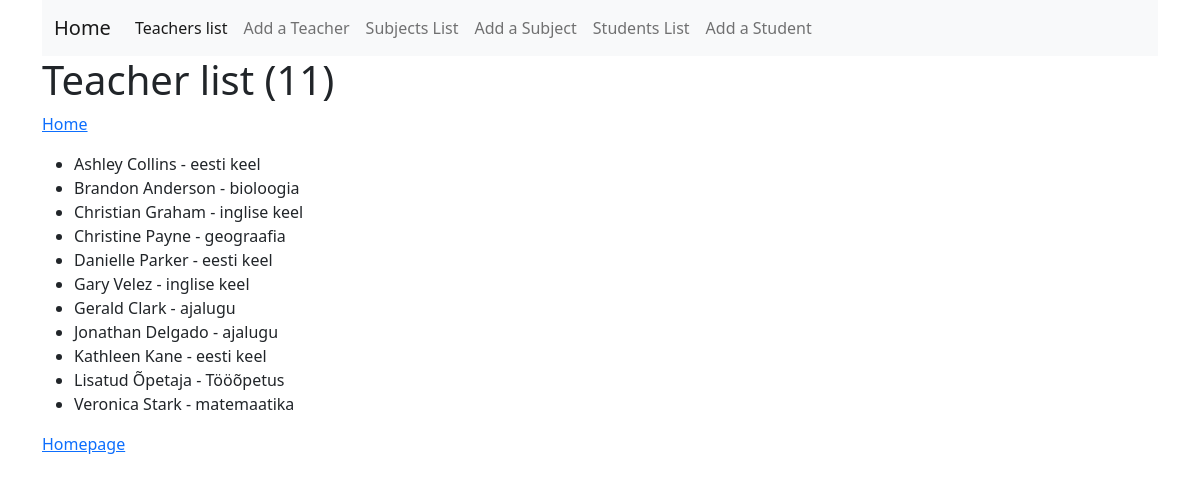
The app's page /first_app/teacher_list/ with its own data.
### first_app/models.py (models this page shows, shortened)
class Teacher(models.Model):
    name = models.CharField(max_length=100)
    subject = models.CharField(max_length=100)

### first_app/views.py (the view)
# urls.py: path('teacher_list/', views.TeacherListView.as_view(), name='teacher_list'),
class TeacherListView(ListView):
    model = Teacher
    queryset = Teacher.objects.order_by('name')
    context_object_name = 'teachers'

### first_app/templates/first_app/teacher_list.html
{% extends 'base.html' %}
{% block content %}
	<h1>Teacher list ({{ teachers|length }})</h1>
    <p><a href="{% url 'first_app:home' %}">Home</a></p>
    <ul>
        {% for teacher in teachers %}
            <li>
                {{ teacher.name }} - {{ teacher.subject }}
            </li>
        {% endfor %}
    </ul>
    <a href="{% url 'first_app:home' %}">Homepage</a>
{% endblock %}

### records on screen
Teacher: name "Ashley Collins", subject "eesti keel"
Teacher: name "Brandon Anderson", subject "bioloogia"
Teacher: name "Christian Graham", subject "inglise keel"
Teacher: name "Christine Payne", subject "geograafia"
Teacher: name "Danielle Parker", subject "eesti keel"
Teacher: name "Gary Velez", subject "inglise keel"
Teacher: name "Gerald Clark", subject "ajalugu"
Teacher: name "Jonathan Delgado", subject "ajalugu"
Teacher: name "Kathleen Kane", subject "eesti keel"
Teacher: name "Lisatud Õpetaja", subject "Tööõpetus"
Teacher: name "Veronica Stark", subject "matemaatika"

### other values on screen
{{ teachers|length }} "11"
